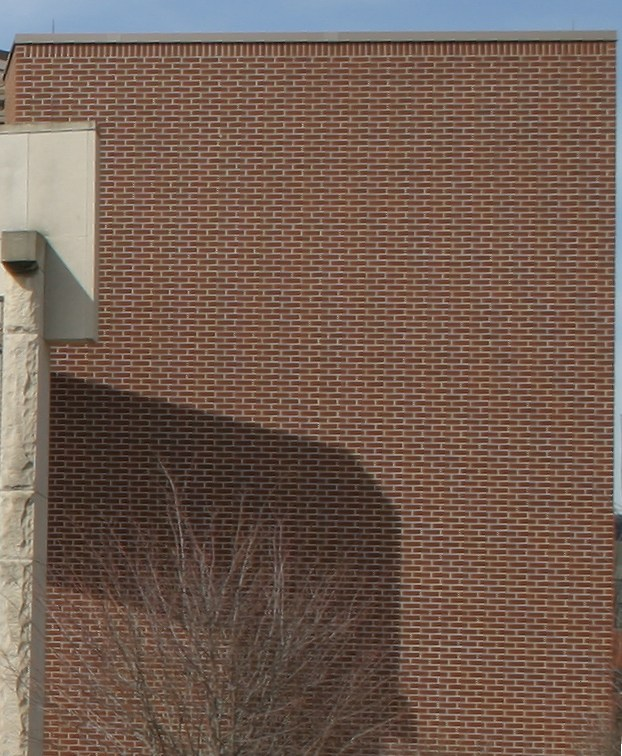
#> input picture python-notebooks/6-extras/img/bricks.jpg, 622 x 756 px, given in place of the camera
$ jupyter execute Detectar_movimiento.ipynb   (text cells are left out)
#> lines starting #> are read from the running program, lines starting #| are printed output that depends on the picture; after the words box and inside, x2 and y2 are one past the last pixel; in counts of white or black regions, pixels touching at a corner belong together
[cell 1]
import cv2

# Captura de video (0 = cámara)
cap = cv2.VideoCapture(0)

# Leer el primer frame
ret, frame1 = cap.read()
#> frame1 is the input picture: shape (756, 622, 3); mean B, G, R 81.4, 93.1, 114.3
if not ret:
    print("Error: no se pudo acceder a la cámara.")
    cap.release()
    exit()

# Convertir a gris y suavizar
gray1 = cv2.cvtColor(frame1, cv2.COLOR_BGR2GRAY)
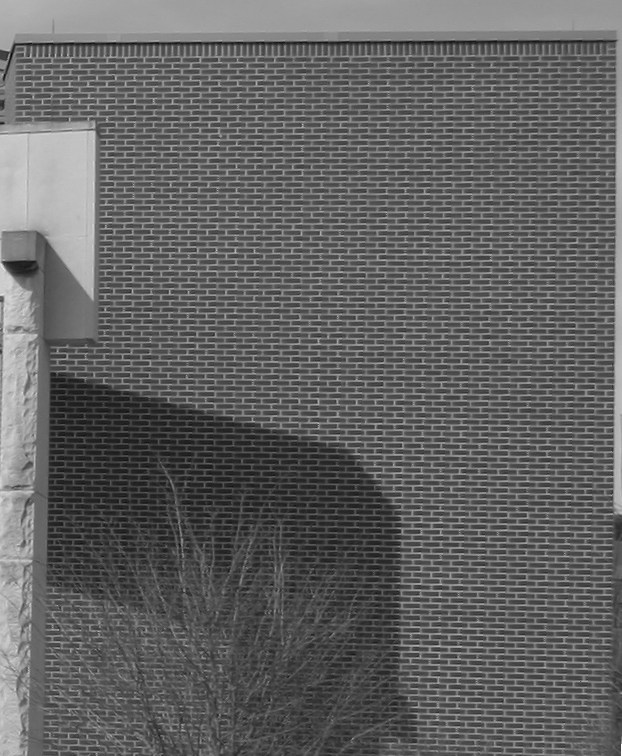
#> gray1: shape (756, 622); min 5, max 254, mean 98.1
gray1 = cv2.GaussianBlur(gray1, (21, 21), 0)
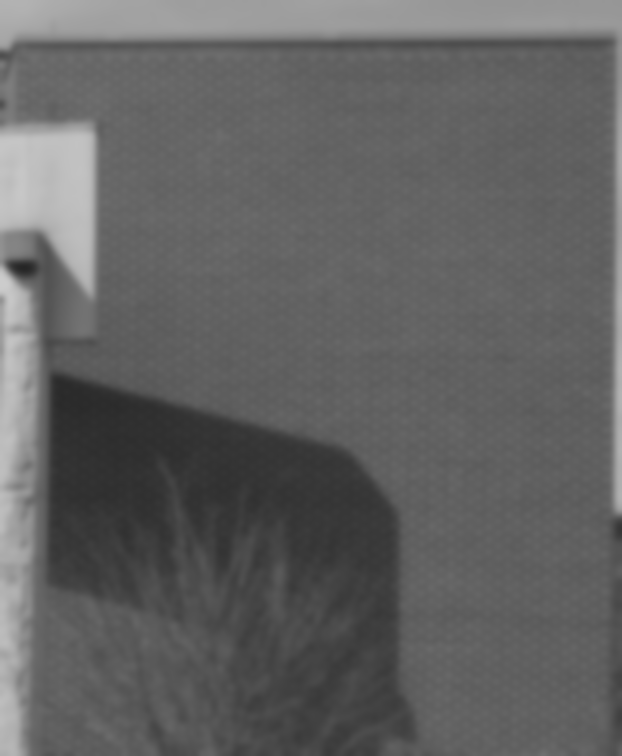
#> gray1: shape (756, 622); min 37, max 204, mean 98.1

while True:
    ret, frame2 = cap.read()
    if not ret:
        break

    # Procesar frame actual
    gray2 = cv2.cvtColor(frame2, cv2.COLOR_BGR2GRAY)
    gray2 = cv2.GaussianBlur(gray2, (21, 21), 0)

    # Diferencia absoluta entre frames
    diff = cv2.absdiff(gray1, gray2)
#> diff: shape (756, 622); every value is 0

    # Umbralización
    _, thresh = cv2.threshold(diff, 30, 255, cv2.THRESH_BINARY)

    # Dilatar para eliminar pequeños huecos
    thresh = cv2.dilate(thresh, None, iterations=2)

    # Buscar contornos del movimiento detectado
    contours, _ = cv2.findContours(thresh, cv2.RETR_EXTERNAL, cv2.CHAIN_APPROX_SIMPLE)
#> contours = []

    movimiento_detectado = False

    for contour in contours:
        if cv2.contourArea(contour) < 1000:
            continue  # ignorar ruido pequeño
        (x, y, w, h) = cv2.boundingRect(contour)
        cv2.rectangle(frame2, (x, y), (x+w, y+h), (0, 255, 0), 2)
        movimiento_detectado = True
#> this loop made 0 passes

    estado = "MOVIMIENTO" if movimiento_detectado else "QUIETO"
    color_estado = (0, 0, 255) if movimiento_detectado else (255, 255, 255)
    cv2.putText(frame2, estado, (20, 40), cv2.FONT_HERSHEY_SIMPLEX, 1.2, color_estado, 3)
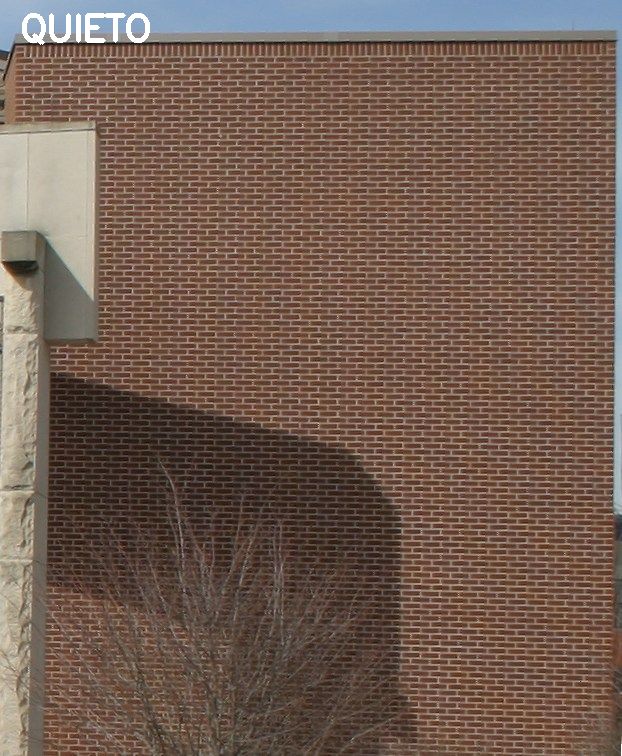
#> frame2: shape (756, 622, 3); 0.37% of pixels changed, all inside (x1, y1, x2, y2) = (22, 13, 150, 45)

    # Mostrar resultados
    cv2.imshow("Frame", frame2)
    cv2.imshow("Diferencia", thresh)

    # Actualizar frame anterior
    gray1 = gray2.copy()

    if cv2.waitKey(30) & 0xFF == 27:  # ESC
#> (key Esc is pressed here)
        break

cap.release()
cv2.destroyAllWindows()
